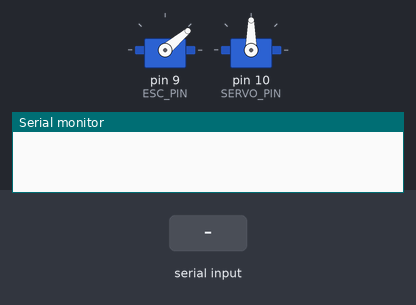
Bench run of a sketch on a simulated Arduino Uno, built with avr-gcc and run on an emulated ATmega328P. Parts: 2 × servo, the last lines printed to the serial monitor. The test bench sets the inputs (shaded band).

Above: at 1.3 s.
1.4 s: "0\n" received over Serial
At 1.8 s:
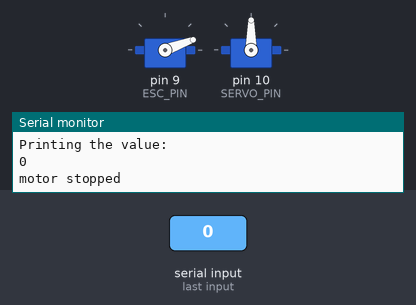
2.9 s: "1\n" received over Serial
At 4.2 s:
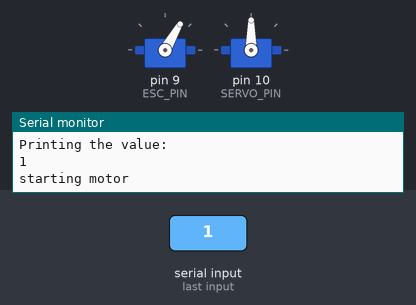
Timing chart, 0 to 5.9 s (numbered marks = the images above; inputs shaded):
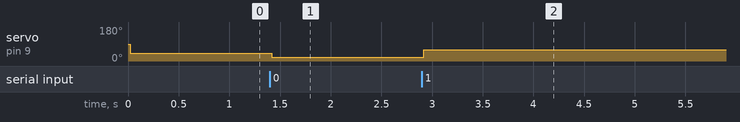

The sketch:

esc_and_servo.ino
```cpp
// Need the Servo library
#include <Servo.h>

#define ESC_PIN 9
#define ESC_INIT 40
#define ESC_STOP 20
#define ESC_SPEED 60

#define SERVO_PIN 10
#define SERVO_INIT 90
#define SERVO_MAX 120
#define SERVO_MIN 60

Servo esc;
Servo servo;
String incomingString;

void setup()
{
  // Put the motor to Arduino pin #9
  esc.attach(ESC_PIN);
  servo.attach(SERVO_PIN);
  delay(10);
  servo.write(SERVO_INIT);
  delay(10);
  esc.write(ESC_INIT);
  delay(100);
  // Required for I/O from Serial monitor
  Serial.begin(9600);
}

void loop()
{
  // If there is incoming value
  if(Serial.available() > 0)
  {
    // read the value
    char ch = Serial.read();
    if (ch != 10){
      Serial.print("I have received: ");
      Serial.print(ch, DEC);
      Serial.print('\n');
      incomingString += ch;
    }
    else
    {
      Serial.println("I am printing the entire string");
      Serial.println(incomingString);
      int val = incomingString.toInt();
      Serial.println("Printing the value: ");
      Serial.println(val);
      if(val == 0)
      {
        esc.write(ESC_STOP);
        Serial.println("motor stopped");
      }
      else  if(val == 1)
      {
        esc.write(ESC_SPEED);
        Serial.println("starting motor");
      }
      else if (val > SERVO_MIN && val < SERVO_MAX)
     {
       Serial.println("Value is between 60 and 120");
       Serial.println("Writing to Servo");
       servo.write(val);
     }
     else
     {
       Serial.println("Value is NOT between 60 and 120");
       Serial.println("Error with the input");
     }
      incomingString = "";
    }
  }
}
```

Measured:
- after the input at 1.4 s, servo on pin 9 (ESC_PIN): 40° → 20° at once
- after the input at 2.9 s, servo on pin 9 (ESC_PIN): 20° → 60° at once
